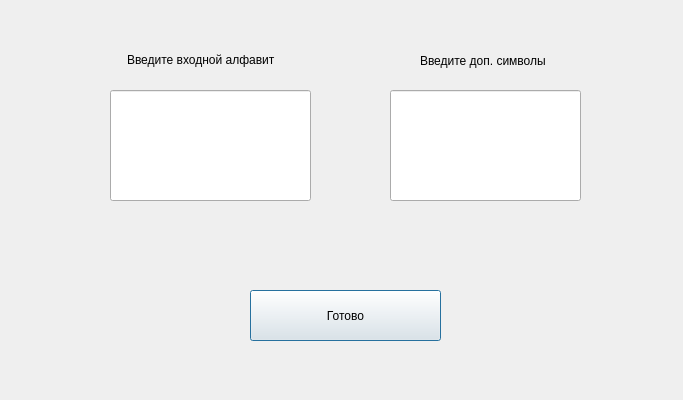
<?xml version="1.0" encoding="UTF-8"?>
<ui version="4.0">
 <class>AlphabetEnter</class>
 <widget class="QDialog" name="AlphabetEnter">
  <property name="geometry">
   <rect>
    <x>0</x>
    <y>0</y>
    <width>683</width>
    <height>400</height>
   </rect>
  </property>
  <property name="windowTitle">
   <string>Dialog</string>
  </property>
  <widget class="QPushButton" name="ReadyBut">
   <property name="geometry">
    <rect>
     <x>250</x>
     <y>290</y>
     <width>191</width>
     <height>51</height>
    </rect>
   </property>
   <property name="text">
    <string>Готово</string>
   </property>
  </widget>
  <widget class="QLineEdit" name="EnterMainAlpha">
   <property name="geometry">
    <rect>
     <x>110</x>
     <y>90</y>
     <width>201</width>
     <height>111</height>
    </rect>
   </property>
  </widget>
  <widget class="QLineEdit" name="EnterAddAlpha">
   <property name="geometry">
    <rect>
     <x>390</x>
     <y>90</y>
     <width>191</width>
     <height>111</height>
    </rect>
   </property>
  </widget>
  <widget class="QLabel" name="MainText">
   <property name="geometry">
    <rect>
     <x>127</x>
     <y>34</y>
     <width>171</width>
     <height>51</height>
    </rect>
   </property>
   <property name="text">
    <string>Введите входной алфавит</string>
   </property>
  </widget>
  <widget class="QLabel" name="AddText">
   <property name="geometry">
    <rect>
     <x>420</x>
     <y>50</y>
     <width>141</width>
     <height>21</height>
    </rect>
   </property>
   <property name="text">
    <string>Введите доп. символы</string>
   </property>
  </widget>
 </widget>
 <resources/>
 <connections/>
</ui>
